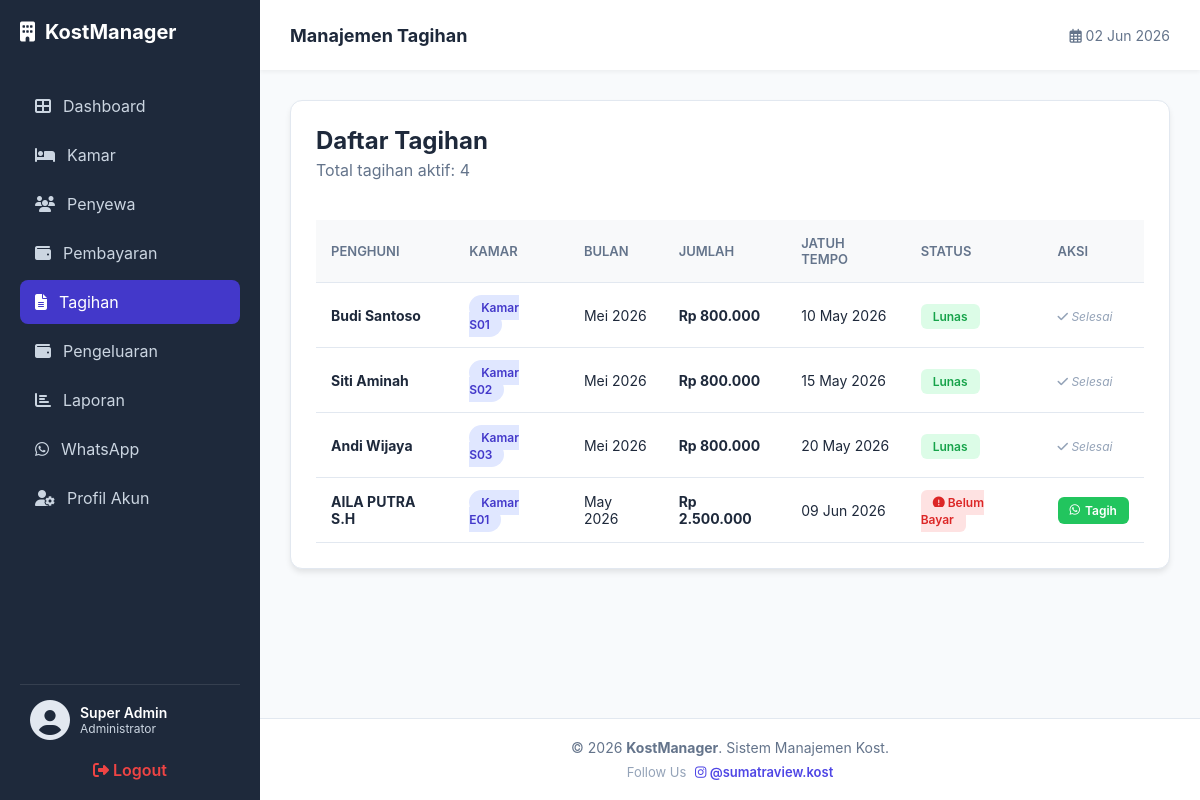
The page /tagihan.php (signed in) on the database its author committed.
### tables this page shows
CREATE TABLE `tagihan` (
  `id_tagihan` int(11) NOT NULL,
  `bulan_tagihan` varchar(20) DEFAULT NULL,
  `jatuh_tempo` date DEFAULT NULL,
  `jumlah_tagihan` decimal(10,2) DEFAULT NULL,
  `status_tagihan` varchar(20) DEFAULT NULL,
  `id_penghuni` int(11) DEFAULT NULL
);

CREATE TABLE `penghuni` (
  `id_penghuni` int(11) NOT NULL,
  `nama_lengkap` varchar(100) NOT NULL,
  `no_hp` varchar(15) DEFAULT NULL,
  `email` varchar(100) DEFAULT NULL,
  `nik` varchar(20) DEFAULT NULL,
  `id_user` int(11) DEFAULT NULL,
  `id_kamar` int(11) DEFAULT NULL,
  `tgl_masuk` date DEFAULT NULL,
  `foto_ktp` varchar(255) DEFAULT NULL,
  `catatan` text DEFAULT NULL,
  `jatuh_tempo` date DEFAULT NULL,
  `status_pembayaran` enum('Lunas','Belum Bayar') DEFAULT 'Belum Bayar',
  `status_penyewa` enum('Aktif','Selesai') DEFAULT 'Aktif'
);

CREATE TABLE `kamar` (
  `id_kamar` int(11) NOT NULL,
  `nomor_kamar` varchar(10) NOT NULL,
  `tipe_kamar` varchar(50) DEFAULT NULL,
  `ukuran` varchar(20) DEFAULT NULL,
  `harga_per_bulan` decimal(10,2) NOT NULL,
  `deposit` int(11) DEFAULT NULL,
  `status` enum('Tersedia','Terisi') DEFAULT 'Tersedia',
  `listrik_termasuk` tinyint(1) DEFAULT 0,
  `air_termasuk` tinyint(1) DEFAULT 0,
  `foto_kamar` varchar(255) DEFAULT NULL
);

### tagihan.php (the view, shortened to what this page needs)
<?php
require 'koneksi.php';
$sql = "SELECT tagihan.*, penghuni.nama_lengkap, penghuni.no_hp, kamar.nomor_kamar
        FROM tagihan
        JOIN penghuni ON tagihan.id_penghuni = penghuni.id_penghuni
        LEFT JOIN kamar ON penghuni.id_kamar = kamar.id_kamar
        WHERE penghuni.status_penyewa = 'Aktif'
        ORDER BY tagihan.jatuh_tempo ASC";
$result = mysqli_query($conn, $sql);
?>
<!DOCTYPE html>
<html lang="id">
<head>
    <link rel="stylesheet" href="style.css">
    <link rel="stylesheet" href="https://cdnjs.cloudflare.com/ajax/libs/font-awesome/6.4.0/css/all.min.css">
</head>
<body>
    <?php include 'includes/sidebar.php'; ?>
    <div class="main-wrapper">
        <header class="header">
            <div class="header-left">
                <h2 style="margin:0; font-size: 18px; color: #1e293b;">Manajemen Tagihan</h2>
            </div>
            <div class="header-right">
                <span style="color: #64748b; font-size: 14px;"><i class="far fa-calendar-alt"></i> <?= date('d M Y') ?></span>
            </div>
        </header>
        <main class="main-content">
            <div class="data-section">
                <div style="margin-bottom: 25px;">
                    <h1 style="margin: 0; font-size: 24px; color: #1e293b;">Daftar Tagihan</h1>
                    <p style="color: #64748b; margin-top: 5px;">Total tagihan aktif: <?= mysqli_num_rows($result); ?></p>
                </div>
                <div style="overflow-x: auto;">
                    <table>
                        <thead>
                            <tr>
                                <th>Penghuni</th>
                                <th>Kamar</th>
                                <th>Bulan</th>
                                <th>Jumlah</th>
                                <th>Jatuh Tempo</th>
                                <th>Status</th>
                                <th>Aksi</th> </tr>
                        </thead>
                        <tbody>
                            <?php if(mysqli_num_rows($result) > 0): ?>
                                <?php while($row = mysqli_fetch_assoc($result)): ?>
                                <tr>
                                    <td><strong><?= htmlspecialchars($row['nama_lengkap']) ?></strong></td>
                                    <td>
                                        <?php if($row['nomor_kamar']): ?>
                                            <span class="badge-kamar">Kamar <?= htmlspecialchars($row['nomor_kamar']) ?></span>
                                        <?php else: ?>
                                            <span style="color: #ef4444; font-size: 12px; font-weight: 600;">Belum Pilih Kamar</span>
                                        <?php endif; ?>
                                    </td>
                                    <td><?= htmlspecialchars($row['bulan_tagihan']) ?></td>
                                    <td><strong>Rp <?= number_format($row['jumlah_tagihan'], 0, ',', '.') ?></strong></td>
                                    <td><?= date('d M Y', strtotime($row['jatuh_tempo'])) ?></td>
                                    <td>
                                        <?php if($row['status_tagihan'] == 'Lunas'): ?>
                                            <span class="badge-lunas">Lunas</span>
                                        <?php else: ?>
                                            <span class="badge-belum"><i class="fas fa-exclamation-circle"></i> Belum Bayar</span>
                                        <?php endif; ?>
                                    </td>
                                    <td>
                                        <?php if($row['status_tagihan'] != 'Lunas'): ?>
                                            <?php
                                                $pesan = "Halo " . $row['nama_lengkap'] . ",\n\nMengingatkan bahwa tagihan sewa Kost Kamar " . $row['nomor_kamar'] . " untuk bulan *" . $row['bulan_tagihan'] . "* sebesar *Rp " . number_format($row['jumlah_tagihan'], 0, ',', '.') . "* akan jatuh tempo pada *" . date('d M Y', strtotime($row['jatuh_tempo'])) . "*.\n\nMohon untuk segera melakukan pelunasan pembayaran. Terima kasih.";
                                                $link_wa = "https://wa.me/" . $row['no_hp'] . "?text=" . urlencode($pesan);
                                            ?>
                                            <a href="<?= $link_wa ?>" target="_blank" class="btn-wa">
                                                <i class="fab fa-whatsapp"></i> Tagih
                                            </a>
                                        <?php else: ?>
                                            <span style="color: #94a3b8; font-size: 12px; font-style: italic;"><i class="fas fa-check"></i> Selesai</span>
                                        <?php endif; ?>
                                    </td>
                                </tr>
                                <?php endwhile; ?>
                            <?php endif; ?>
                        </tbody>
                    </table>
                </div>
            </div>
        </main>
        <?php include 'includes/footer.php'; ?>
    </div>
</body>
</html>

### style.css (style rules this page uses)
* { margin: 0; padding: 0; box-sizing: border-box; font-family: 'Inter', sans-serif; }
body { display: flex; background-color: #f8f9fa; min-height: 100vh; }
.main-content { flex: 1; padding: 30px; }
.data-section { background: white; border-radius: 15px; padding: 25px; box-shadow: 0 4px 6px -1px rgba(0,0,0,0.1); }
table { width: 100%; border-collapse: collapse; margin-top: 10px; }
table th { text-align: left; padding: 15px; background-color: #f8f9fa; color: #64748b; font-size: 13px; text-transform: uppercase; border-bottom: 1px solid #e2e8f0; }
table td { padding: 15px; border-bottom: 1px solid #e2e8f0; color: #1e293b; font-size: 14px; }

### tagihan.php (style rules this page uses)
:root { --sidebar-width: 260px; --navbar-height: 70px; --primary-dark: #1e293b; }
body { margin: 0; display: flex; background-color: #f8fafc; font-family: 'Inter', sans-serif; }
.main-wrapper { flex: 1; margin-left: var(--sidebar-width); display: flex; flex-direction: column; min-height: 100vh; }
.header { height: var(--navbar-height); background: white; padding: 0 30px; display: flex; align-items: center; justify-content: space-between; box-shadow: 0 2px 4px rgba(0,0,0,0.05); position: sticky; top: 0; z-index: 999; }
.main-content { padding: 30px; flex: 1; }
.data-section { background: white; border-radius: 12px; padding: 25px; border: 1px solid #e2e8f0; box-shadow: 0 4px 6px -1px rgba(0,0,0,0.1); }
table { width: 100%; border-collapse: collapse; margin-top: 15px; }
th { background: #f8fafc; color: #64748b; font-weight: 600; text-align: left; padding: 15px; border-bottom: 2px solid #edf2f7; text-transform: uppercase; font-size: 12px; }
td { padding: 15px; border-bottom: 1px solid #edf2f7; vertical-align: middle; color: #1e293b; font-size: 14px; }
.badge-lunas { background: #dcfce7; color: #16a34a; padding: 5px 12px; border-radius: 6px; font-size: 12px; font-weight: 600; }
.badge-belum { background: #fee2e2; color: #dc2626; padding: 5px 12px; border-radius: 6px; font-size: 12px; font-weight: 600; }
.badge-kamar { background: #e0e7ff; color: #4338ca; padding: 5px 12px; border-radius: 15px; font-size: 12px; font-weight: 600; }
.btn-wa { background: #22c55e; color: white; padding: 6px 12px; border-radius: 6px; text-decoration: none; font-size: 12px; font-weight: 600; display: inline-flex; align-items: center; gap: 5px; transition: 0.2s; }

### rows shown on the page
tagihan: id_penghuni.nama_lengkap "Budi Santoso", kamar.nomor_kamar "S01", bulan_tagihan "Mei 2026", jumlah_tagihan "800.000", jatuh_tempo "10 May 2026", status_tagihan "Lunas"
tagihan: id_penghuni.nama_lengkap "Siti Aminah", kamar.nomor_kamar "S02", bulan_tagihan "Mei 2026", jumlah_tagihan "800.000", jatuh_tempo "15 May 2026", status_tagihan "Lunas"
tagihan: id_penghuni.nama_lengkap "Andi Wijaya", kamar.nomor_kamar "S03", bulan_tagihan "Mei 2026", jumlah_tagihan "800.000", jatuh_tempo "20 May 2026", status_tagihan "Lunas"
tagihan: id_penghuni.nama_lengkap "AILA PUTRA S.H", kamar.nomor_kamar "E01", bulan_tagihan "May 2026", jumlah_tagihan "2.500.000", jatuh_tempo "09 Jun 2026", status_tagihan "Belum Lunas" (drawn)

### other values the page prints
$_SESSION['nama_lengkap'] "Super Admin"
mysqli_num_rows($result) "4"
